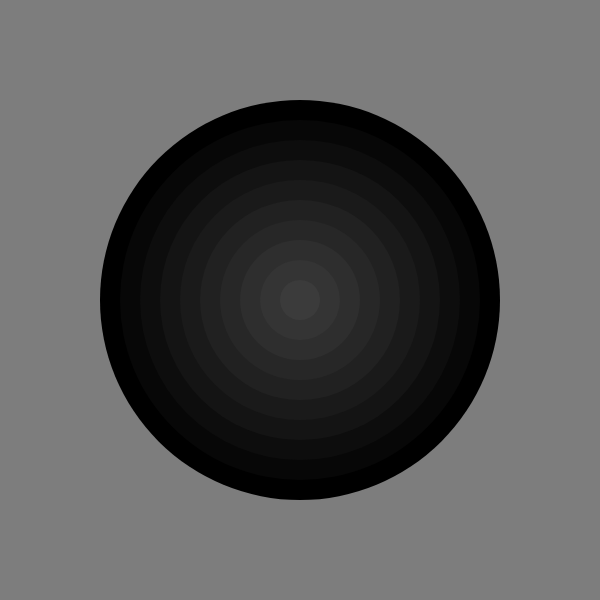
Frame 1 (no input)
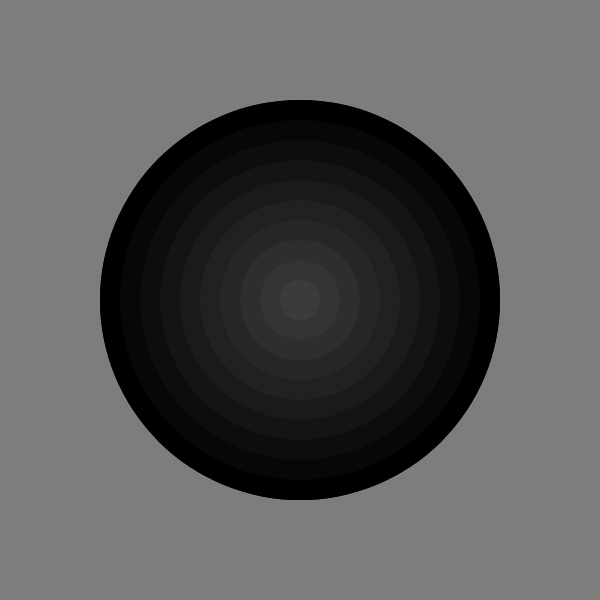
Frame 2 (the mouse pressed at the canvas centre, redrawn once)

The p5.js sketch that drew these frames (run headless with seeded random() and noise() and a simulated clock; the mouse was pressed at the canvas centre and the sketch redrawn once):

// p5.js sketch
// ── sketch.js

function setup() {
  createCanvas(600, 600);
  background(125);
  noStroke();
  noLoop();
}

function draw() {
  var maxSize = 400;  // pixels
  var steps = 10;
  var sizeStep = maxSize / steps;  // We'll use this to define our ring sizes
  var colorStep = 255/(sizeStep - 1);
  var x = width/2;  // pixels 
  var y = height/2;  // pixels
  for (var i=0; i<steps; i++) {
    fill(i * colorStep);
    var thisSize = maxSize - (i * sizeStep);
    ellipse(x, y, thisSize, thisSize);
  }
}
